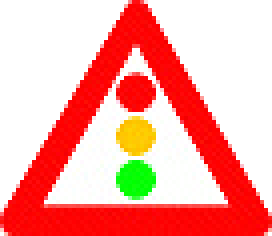
#> input picture YSA 1. Odev/trafikisaretleri/egitim/tehlike-uyari/13.png, 68 x 59 px (shown 4 times larger)
$ python temp.py
#> lines starting #> are read from the running program, lines starting #| are printed output that depends on the picture
import numpy as np
import cv2
import glob
from matplotlib import pyplot as plt

# Load an color image in grayscale
pathTestParking = 'test/parketme-durma/*.png'
pathTestWarning = 'test/tehlike-uyari/*.png'
pathLearningParking = 'egitim/parketme-durma/*.png'
pathLearningWarning = 'egitim/tehlike-uyari/*.png'

# [5 lines of commented-out code are left out]

imagesLearningParking = []
img = cv2.imread("egitim/tehlike-uyari/13.png")
#> img is the input picture: shape (59, 68, 3); mean B, G, R 158.7, 167.1, 249.4
imgtest = cv2.imread("egitim/tehlike-uyari/2.png")
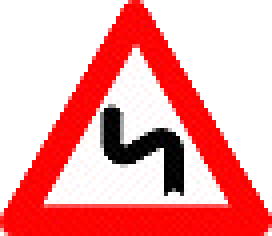
#> input picture YSA 1. Odev/trafikisaretleri/egitim/tehlike-uyari/2.png, 68 x 59 px (shown 4 times larger)
#> imgtest is the input picture: shape (59, 68, 3); mean B, G, R 160.8, 160.8, 242
imgtest1 = cv2.imread("egitim/parketme-durma/3.png")
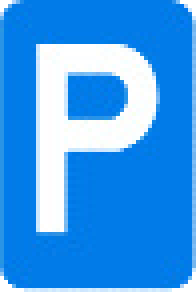
#> input picture YSA 1. Odev/trafikisaretleri/egitim/parketme-durma/3.png, 49 x 73 px (shown 4 times larger)
#> imgtest1 is the input picture: shape (73, 49, 3); mean B, G, R 237.2, 154.6, 61.5
img2 = cv2.imread("egitim/tehlike-uyari/1.png")
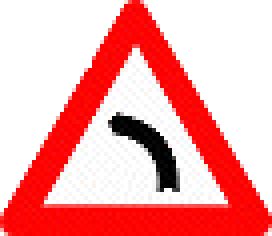
#> input picture YSA 1. Odev/trafikisaretleri/egitim/tehlike-uyari/1.png, 68 x 59 px (shown 4 times larger)
#> img2 is the input picture: shape (59, 68, 3); mean B, G, R 164.5, 164.6, 245.8
img3 = cv2.imread("egitim/parketme-durma/1.png")

hist11 = cv2.calcHist([img], [0, 1, 2], None, [8, 8, 8],
		[0, 256, 0, 256, 0, 256])
hist22 = cv2.calcHist([img2], [0, 1, 2], None, [8, 8, 8],
		[0, 256, 0, 256, 0, 256])
hist33 = cv2.calcHist([img3], [0, 1, 2], None, [8, 8, 8],
		[0, 256, 0, 256, 0, 256])

histt11 = cv2.calcHist([imgtest], [0, 1, 2], None, [8, 8, 8],
		[0, 256, 0, 256, 0, 256])
histt22 = cv2.calcHist([imgtest1], [0, 1, 2], None, [8, 8, 8],
		[0, 256, 0, 256, 0, 256])

d = cv2.compareHist(hist11, hist22, cv2.HISTCMP_CHISQR)
#> d = 194.9
d1 = cv2.compareHist(hist11, hist11, cv2.HISTCMP_CHISQR)
#> d1 = 0
d2 = cv2.compareHist(hist11, hist33, cv2.HISTCMP_CHISQR)
#> d2 = 194.9
d3 = cv2.compareHist(hist33, hist22, cv2.HISTCMP_CHISQR)
#> d3 = 0
dt1 = cv2.compareHist(hist11, histt11, cv2.HISTCMP_CHISQR)
#> dt1 = 206
dt2 = cv2.compareHist(hist33, histt22, cv2.HISTCMP_CHISQR)
#> dt2 = 2826.7
dt3 = cv2.compareHist(hist11, histt22, cv2.HISTCMP_CHISQR)
#> dt3 = 2834.7

hist0 = cv2.calcHist([imgtest1],[0],None,[256],[0,256])
#> hist0 = 256 values, max 1474 at index 232, min 0 at index 0, mean 13.97
hist1 = cv2.calcHist([imgtest1],[1],None,[256],[0,256])
#> hist1 = 256 values, max 1754 at index 123, min 0 at index 0, mean 13.97
hist2 = cv2.calcHist([imgtest1],[2],None,[256],[0,256])
#> hist2 = 256 values, max 1471 at index 1, min 0 at index 18, mean 13.97


BLUE_MIN = np.array([200, 100, 0], np.uint8)
BLUE_MAX = np.array([255, 255, 1], np.uint8)


dst = cv2.inRange(img3, BLUE_MIN, BLUE_MAX)
#> dst: shape (59, 68); every value is 0
output = cv2.bitwise_and(img2, img3, dst = dst)
cv2.imshow("images", np.hstack([img3, output]))
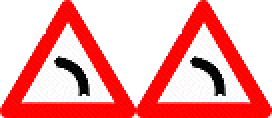
#> window 'images': shape (59, 136, 3) (shown 2 times larger); mean B, G, R 164.5, 164.6, 245.8
cv2.waitKey(0)


cv2.imshow("images",dst)
cv2.waitKey(0)

for img in glob.glob(pathLearningParking):
    image = cv2.imread(img, cv2.IMREAD_UNCHANGED)
#> (the run stopped early here; a loop or call above may not have finished)
